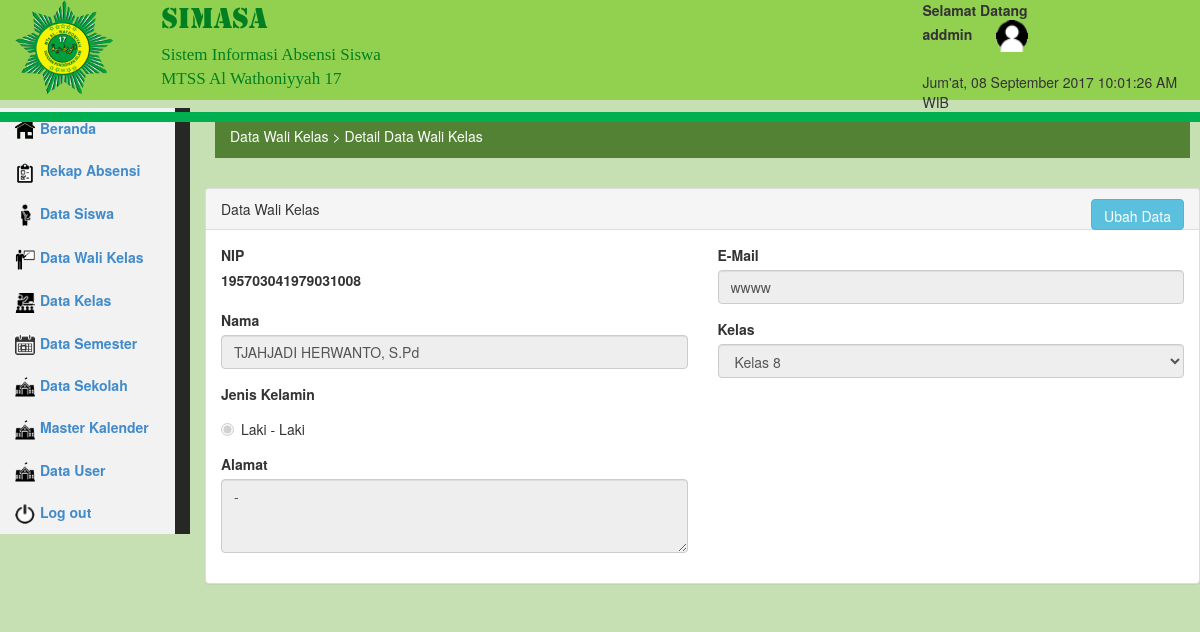
/media.php?module=wali_kelas_detail&idw=12 (signed in), run on the app's committed database.
### tables this page shows
CREATE TABLE `wali_kelas` (
  `idw` int(10) NOT NULL AUTO_INCREMENT,
  `nip` varchar(50) NOT NULL,
  `nama` varchar(100) NOT NULL,
  `jk` varchar(3) NOT NULL,
  `alamat` text NOT NULL,
  `email` text,
  `idk` int(10) NOT NULL,
  `idu` int(11) DEFAULT NULL,
  `pass` text NOT NULL,
  PRIMARY KEY (`idw`),
  KEY `idk` (`idk`)
);

### module/wali_kelas/wali_kelas_detail.php (the view, shortened to what this page needs)
<?php
include 'config/conn.php';
$sql = mysqli_query($conn, "SELECT * FROM wali_kelas WHERE idw='$_GET[idw]'");
$rs  = mysqli_fetch_array($sql);
?>
<link rel="stylesheet" href="css/beranda.css">
<div class="row" style="margin:10px">
   <div id="">
        <ol class="breadcrumb">
            <li class="link_breadcrumb" href="#">Data Wali Kelas > Detail Data Wali Kelas </li>
        </ol>
    </div>
</div>
<div class="row">
    <div class="col-lg-12">
        <div class="panel panel-default">
            <div class="panel-heading">
                Data Wali Kelas
                <a href="?module=wali_kelas_input&act=edit&idw=<?php echo $_GET['idw'];?>">
                    <button class="btn btn-info btn-ubah-table" style="padding-bottom:3px">Ubah Data</button>
                </a>
            </div>
        <div class="panel-body">
        <div class="row">
        <div class="col-lg-6">
            <fieldset disabled>
                <div class="form-group">
                    <label>NIP</label><br>
                    <label><?php echo "$rs[nip]"; ?></label>
                </div>
                <div class="form-group">
                    <label>Nama</label>
                    <input class="form-control" placeholder="Nama" name="nama" value="<?php echo "$rs[nama]"; ?>">
                </div>
        <div class="form-group">
            <label>Jenis Kelamin</label>
            <?php if($rs['jk']=="L"){ ?>
            <div class="radio">
                <label>
                    <input type="radio" name="jk" value="L"
                    checked>Laki - Laki
                </label>
            </div>
        </div>
        <?php } ?>
         <div class="form-group">
            <label>Alamat</label>
            <textarea class="form-control" placeholder="Alamat" name="alamat" rows="3" disabled><?php echo "$rs[alamat]"; ?></textarea>
        </div>
    </div>
                    <div class="col-lg-6">
                            <div class="form-group">
                                <label>E-Mail</label>
                                <input class="form-control" placeholder="E-mail" name="email" type="text" value="<?php echo $rs['email']?>" disabled>
                            </div>
                            <div class="form-group">
                                <label>Kelas</label>
                                <select class="form-control" name="kelas" disabled>
                                <?php
                                $sqlc = mysqli_query($conn, "select * from kelas where idw = $_GET[idw]");
                                while( $rsc = mysqli_fetch_array($sqlc) ){
                                            if($rsc['nama_kelas'] =='' || $rsc['nama_kelas'] == null){
                                        ?>
                                            <option> Belum ada Kelas</option>";
                                        <?php
                                        }else{
                                         ?>
                                            <option value=<?php echo $rsc['idk'] ?> selected> <?php echo $rsc['nama_kelas']?></option>";
                                        <?php
                                        }
                                }
                                ?>
                              </select>
                            </div>
                    </div>
                </div>
            </div>
        </div>
    </div>
</div>

### css/sb-admin.css (style rules this page uses)
body { padding-top: 100px; background-color: #f8f8f8; }
@media (min-width:768px) { body { padding-top: 50px; } }

### css/media.css (style rules this page uses)
.btn-ubah-table { border-radius: 4px; float: right; }

### css/beranda.css (style rules this page uses)
.breadcrumb { background-color: #548235; height: 40px; border-radius: 0px; }
.link_breadcrumb { color: #ffffff; }

### data on the page
wali_kelas: nip "195703041979031008", nama "TJAHJADI HERWANTO, S.Pd", alamat "-", email "wwww"

### other printed values
$_SESSION['nama_login'] "addmin"
$hari "Jum'at"
form field kelas "Kelas 8"
